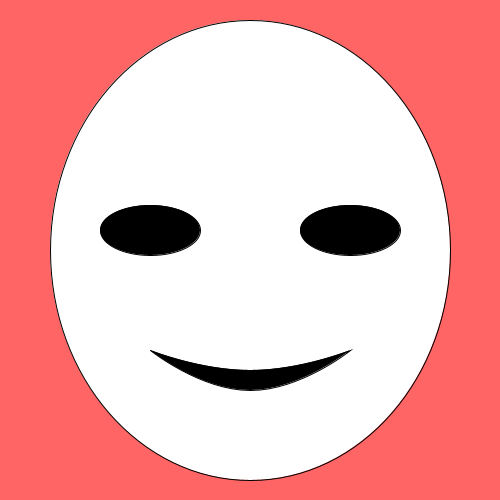
Frame 1 (no input)
Frame 60 (the mouse pressed at the canvas centre just before this capture): identical to frame 1, image omitted
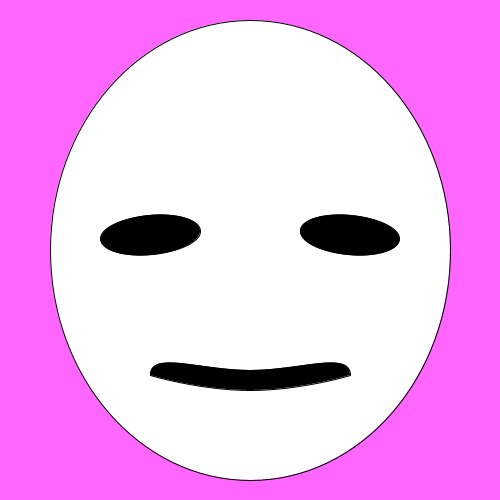
Frame 120 (the mouse held since frame 60 and released just before this capture)

The Processing sketch that drew these frames (run headless with seeded random() and noise(); from frame 60 on, the mouse is pressed at the canvas centre):

// Processing sketch: processing_172204
// ── processing_172204.pde

float mund_verschiebung;

void setup()
{
  frameRate( 30 );
  size( 500,500 );
  colorMode( HSB,360,100,100 );
  smooth();
}

void draw(){
  background( map( mouseY,0,height,360,240 ) ,60,100 );
  
  //  Kopf  //////////
  pushMatrix();
  stroke( 0 );
  fill( 0,0,100 );
  ellipse( width/2,height/2, 400,460 );
  /*fill(0,0,0);beginShape();
  vertex(198.14265, 76.92634);
  bezierVertex(198.14265, 76.92634, 198.14265, 30.775772, 198.14265, 76.92634);
  bezierVertex(198.14265, 123.07692, 144.26544, 142.08008, 147.02838, 147.50957);
  bezierVertex(149.7913, 152.93904, 229.91638, 112.21796, 232.67932, 78.28371);
  bezierVertex(235.44226, 44.349472, 261.69012, 45.70684, 261.69012, 75.56897);
  bezierVertex(261.69012, 105.43111, 228.53493, 129.86377, 228.53493, 129.86377);
  bezierVertex(228.53493, 129.86377, 281.03067, 98.64426, 283.7936, 75.56897);
  bezierVertex(286.55655, 52.49369, 310.04147, 61.995277, 310.04147, 75.56897);
  bezierVertex(310.04147, 89.14267, 289.31946, 109.50322, 289.31946, 108.14584);
  bezierVertex(289.31946, 106.788475, 308.66, 101.35899, 328.00055, 76.92634);
  endShape();
  arc(width/2,height/2, 400, 460, -2.35, -PI/4, OPEN);
  */
  popMatrix();
  
  //  Augen  //////////
  pushMatrix();
  fill( 0,0,0 );
  translate( (width/2)-50,(height/2)-20 );
  rotate( map(mouseY,0,height,0,-0.2) );
  ellipse( -50,0, 100,map(mouseY,0,height,50,30) );
  popMatrix();
  pushMatrix();
  fill( 0,0,0 );
  translate( (width/2)+50,(height/2)-20 );
  rotate( map(mouseY,0,height,0,0.2) );
  ellipse( 50,0, 100,map(mouseY,0,height,50,30) );
  popMatrix();
  
  /*//  Wangen  ////////
  pushMatrix();
  noStroke();
  ellipse( (width/2)-100,(height/2)+60,150,150 );
  popMatrix();
  */
  
  //  Mund  //////////
  mund_verschiebung = map(mouseY,0,height,0,50);
  translate(width/2,350);
  beginShape();
  vertex(-100, mund_verschiebung);
  bezierVertex(-100.0, mund_verschiebung, -100.0, mund_verschiebung, -100.0, mund_verschiebung );
  bezierVertex(-100.0, 0.0, -50.0, 20.0, 0, 20.0);
  bezierVertex(50.0, 20.0, 100.0, 0.0, 100.0, mund_verschiebung );
  bezierVertex(100.0, mund_verschiebung, 50.0, 40.0, 0.0, 40.0);
  bezierVertex(-50.0, 40.0, -100.0, mund_verschiebung, -100.0, mund_verschiebung );
  endShape();
}
